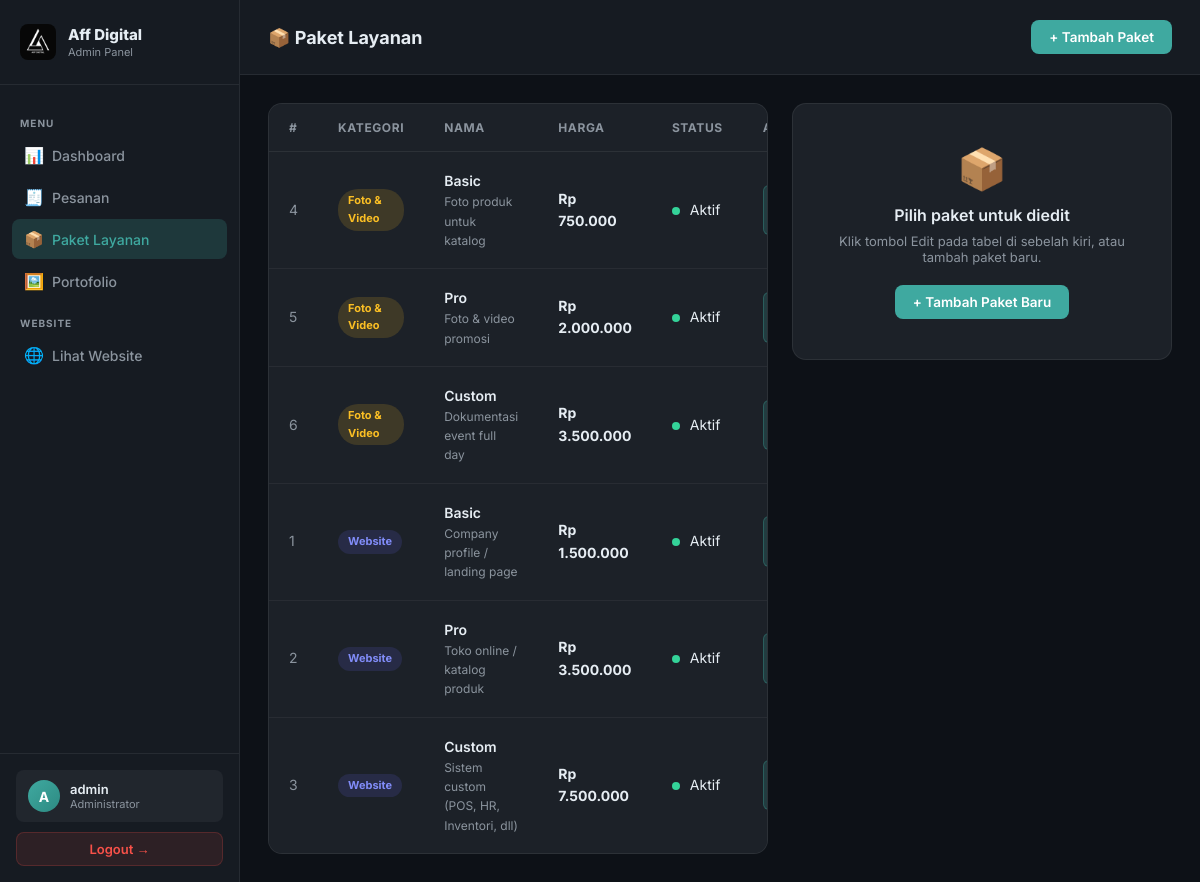
Page /admin/packages.php (signed in) on the earlier database version.
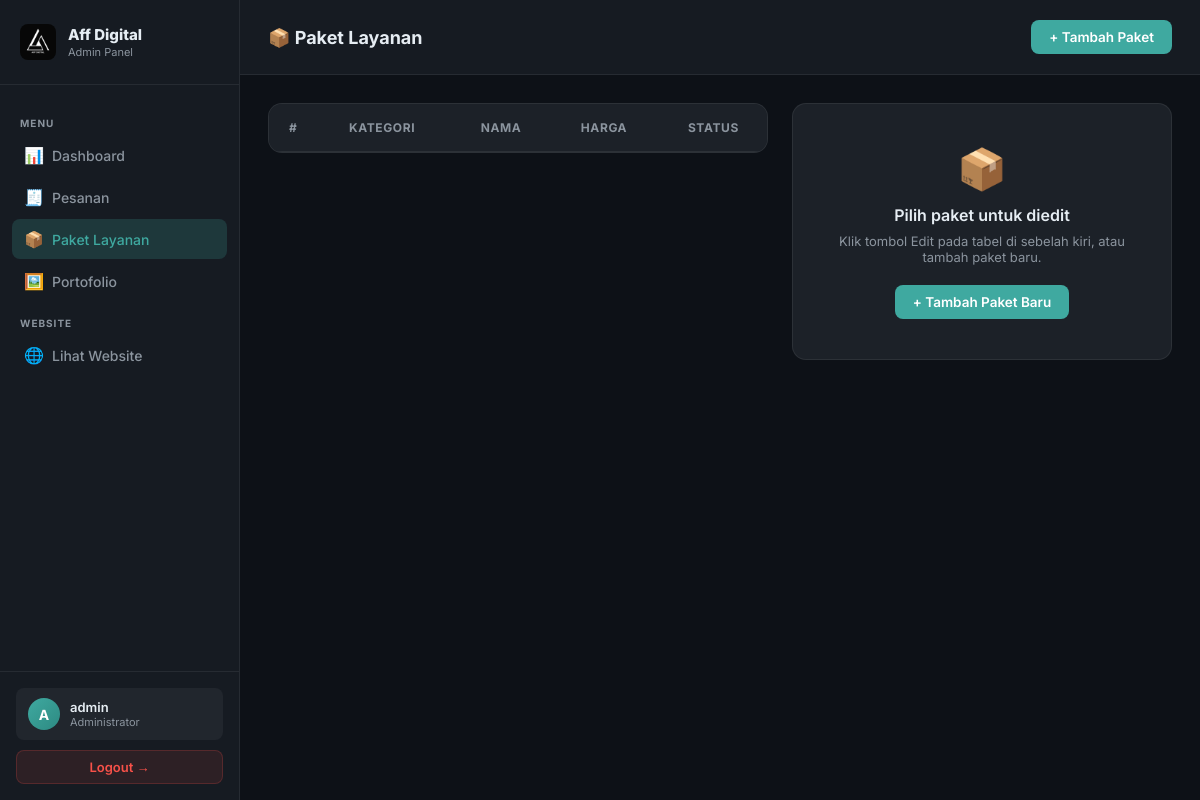
Same page on the later database version.
### tables this page shows
CREATE TABLE IF NOT EXISTS packages (
  id INT AUTO_INCREMENT PRIMARY KEY,
  category VARCHAR(30) NOT NULL,           
  name VARCHAR(100) NOT NULL,
  tagline VARCHAR(160) DEFAULT NULL,
  price DECIMAL(12,0) NOT NULL,            
  features TEXT,                           
  is_active TINYINT(1) NOT NULL DEFAULT 1,
  sort_order INT NOT NULL DEFAULT 0,
  created_at DATETIME DEFAULT CURRENT_TIMESTAMP
);

### db.php (called while the page is built, shortened)
<?php
function format_rupiah($amount) {
    if (is_numeric($amount)) {
        return 'Rp ' . number_format((float) $amount, 0, ',', '.');
    }
    $amountStr = trim((string)$amount);
    return 'Rp ' . $amountStr;
}

### admin/packages.php (the view, shortened to what the changed rows need)
<?php
require_once __DIR__ . '/../db.php';
$db = get_db();
$packages = [];
if ($db) {
    try {
        $packages = $db->query("SELECT * FROM packages ORDER BY category, sort_order, id")->fetchAll();
    } catch (Exception $e) { $packages = []; }
}
function h3($s) { return htmlspecialchars((string)$s, ENT_QUOTES, 'UTF-8'); }
?>
<!DOCTYPE html>
<html lang="id">
<head>
</head>
<body>
<div class="main">
  <div class="topbar">
    <h1>📦 Paket Layanan</h1>
  </div>
  <div class="content">
    <div class="grid">
      <div class="table-wrap">
        <table>
          <thead><tr><th>#</th><th>Kategori</th><th>Nama</th><th>Harga</th><th>Status</th><th>Aksi</th></tr></thead>
          <tbody>
            <?php foreach ($packages as $p): ?>
            <tr>
              <td style="color:var(--muted)"><?php echo $p['id']; ?></td>
              <td><span class="cat-badge cat-<?php echo h3($p['category']); ?>"><?php echo $p['category'] === 'website' ? 'Website' : 'Foto & Video'; ?></span></td>
              <td>
                <div style="font-weight:600"><?php echo h3($p['name']); ?></div>
                <div style="font-size:12px;color:var(--muted)"><?php echo h3($p['tagline']); ?></div>
              </td>
              <td style="font-weight:700"><?php echo format_rupiah($p['price']); ?></td>
              <td>
                <span class="active-dot <?php echo $p['is_active'] ? 'dot-on' : 'dot-off'; ?>"></span>
                <?php echo $p['is_active'] ? 'Aktif' : 'Nonaktif'; ?>
              </td>
              <td>
                <div class="action-btns">
                  <a class="btn-edit" href="packages.php?edit=<?php echo $p['id']; ?>">✏ Edit</a>
                </div>
              </td>
            </tr>
            <?php endforeach; ?>
          </tbody>
        </table>
      </div>
    </div>
  </div>
</div>
</body>
</html>

Differences in the rows shown:
removed packages: id "4", category "Foto & Video", name "Basic", tagline "Foto produk untuk katalog", price "Rp 750.000", is_active 1 (drawn)
removed packages: id "5", category "Foto & Video", name "Pro", tagline "Foto & video promosi", price "Rp 2.000.000", is_active 1 (drawn)
removed packages: id "6", category "Foto & Video", name "Custom", tagline "Dokumentasi event full day", price "Rp 3.500.000", is_active 1 (drawn)
removed packages: id "1", category "Website", name "Basic", tagline "Company profile / landing page", price "Rp 1.500.000", is_active 1 (drawn)
removed packages: id "2", category "Website", name "Pro", tagline "Toko online / katalog produk", price "Rp 3.500.000", is_active 1 (drawn)
removed packages: id "3", category "Website", name "Custom", tagline "Sistem custom (POS, HR, Inventori, dll)", price "Rp 7.500.000", is_active 1 (drawn)
